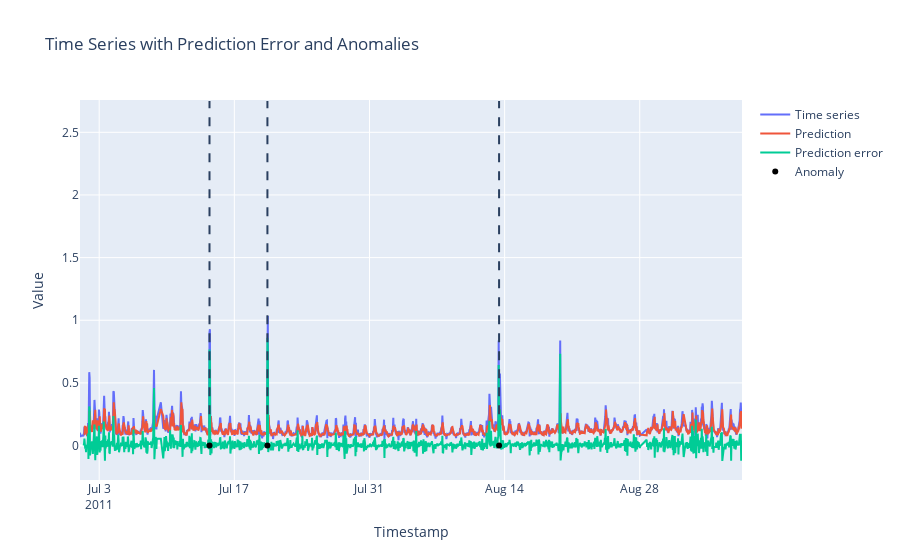

Write notebook code for a chart like this one.
### Code cell
fig = go.Figure()
fig = plot_results_timeseries(fig, df, y_pred_lstm, pred_error_lstm, anomaly_times, n_burn_in)
fig.show()

### Figure 1 — Plotly figure (JSON) as saved in the notebook; plotly's stock layout.template omitted (floating-point values rounded to 4 significant figures; data arrays with more than 128 entries replaced by an {"elided": "..."} marker saying what was removed)
{"data": [{"mode": "lines", "name": "Time series", "type": "scatter", "x": {"elided": "1538 str values"}, "y": {"elided": "1538 float values"}}, {"mode": "lines", "name": "Prediction", "type": "scatter", "x": {"elided": "1529 str values"}, "y": {"elided": "1529 float values"}}, {"mode": "lines", "name": "Prediction error", "type": "scatter", "x": {"elided": "1529 str values"}, "y": {"elided": "1529 float values"}}, {"marker": {"color": "black"}, "mode": "markers", "name": "Anomaly", "type": "scatter", "x": ["2011-07-14T10:15:01", "2011-07-20T10:15:01", "2011-08-13T10:15:01"], "y": [0, 0, 0]}], "layout": {"shapes": [{"line": {"dash": "dash"}, "type": "line", "x0": "2011-07-14T10:15:01", "x1": "2011-07-14T10:15:01", "y0": null, "y1": null}, {"line": {"dash": "dash"}, "type": "line", "x0": "2011-07-20T10:15:01", "x1": "2011-07-20T10:15:01", "y0": null, "y1": null}, {"line": {"dash": "dash"}, "type": "line", "x0": "2011-08-13T10:15:01", "x1": "2011-08-13T10:15:01", "y0": null, "y1": null}], "title": {"text": "Time Series with Prediction Error and Anomalies"}, "xaxis": {"title": {"text": "Timestamp"}}, "yaxis": {"title": {"text": "Value"}}}}
